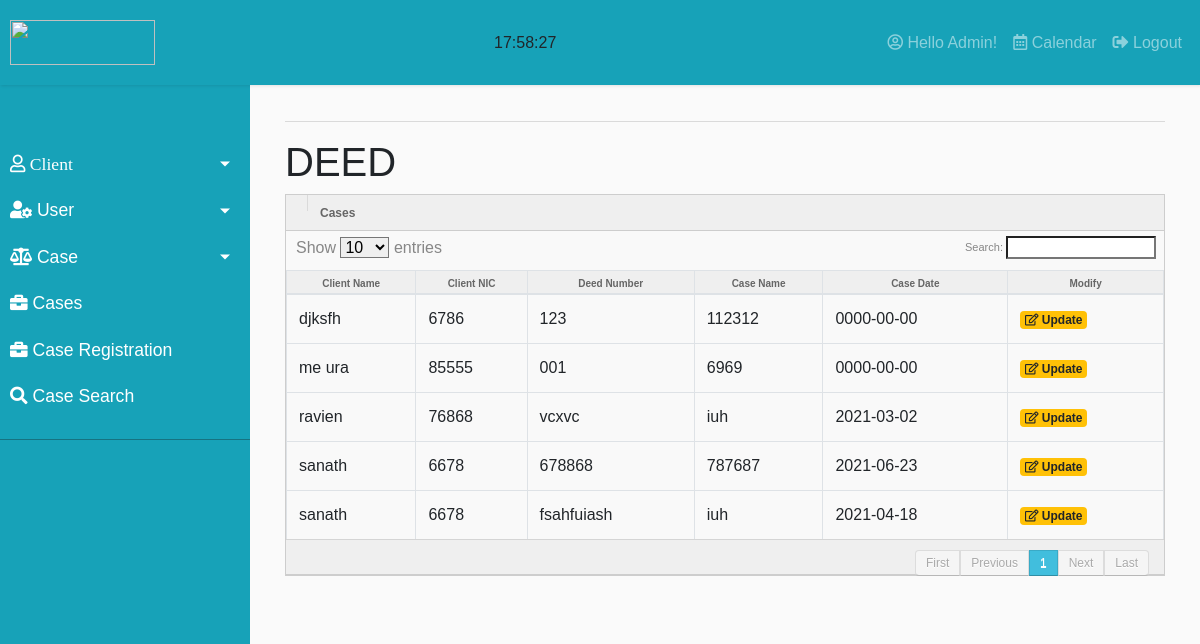
/includes/pages/caseType.php?caseType=deed (signed in), run on the app's committed database.
### tables this page shows
CREATE TABLE `casedetails` (
  `case_id` int(11) NOT NULL,
  `client_fk` int(11) NOT NULL,
  `case_name` varchar(500) NOT NULL,
  `case_number` varchar(500) NOT NULL,
  `case_sectionNumber` varchar(500) NOT NULL,
  `case_court` varchar(500) NOT NULL,
  `case_decision` varchar(500) NOT NULL,
  `case_type` varchar(500) NOT NULL,
  `case_isDelete` tinyint(1) NOT NULL DEFAULT 0,
  `case_date` date NOT NULL,
  `case_dateupdateted` datetime DEFAULT current_timestamp()
);

CREATE TABLE `clientdetails` (
  `client_id` int(11) NOT NULL,
  `client_name` varchar(500) NOT NULL,
  `client_address` varchar(500) NOT NULL,
  `client_email` varchar(500) DEFAULT NULL,
  `client_nic` varchar(13) NOT NULL,
  `client_isDelete` tinyint(1) NOT NULL,
  `client_dateCreated` date NOT NULL DEFAULT current_timestamp(),
  `client_tel` int(11) NOT NULL
);

### includes/pages/caseType.php (the view, shortened to what this page needs)
<?php require('../connection.php'); ?>
<!DOCTYPE html>
<html lang="en">
<?php
$template = new template();
$template->getHeader('Cases');
$caseType = strtoupper($_GET['caseType']);
$casetype = $_GET['caseType'];
$user_list = '';
$query = "SELECT * FROM clientdetails,casedetails WHERE clientdetails.client_isDelete=0 AND  casedetails.case_isDelete=0 AND clientdetails.client_id=casedetails.client_fk AND casedetails.case_type='$caseType'";
$users = mysqli_query($connection, $query);
while ($user = mysqli_fetch_assoc($users)) {
    $user_list .= "<tr>";
    $user_list .= "<td>{$user['client_name']}</td>";
    $user_list .= "<td>{$user['client_nic']}</td>";
    $user_list .= "<td>{$user['case_number']}</td>";
    $user_list .= "<td>{$user['case_name']}</td>";
    $user_list .= "<td>{$user['case_date']}</td>";
    $user_list .= "<td><a href=\"".BASE_URL."includes/pages/caseUpdate.php?clientId={$user['client_id']}&caseId={$user['case_id']}&caseType={$caseType}&resultTemplate=single&from=caseType\" class=\"badge badge-warning\"><i class=\"far fa-edit\"></i> Update</a></td>";
    $user_list .= "</tr>";
}
?>
<link rel="stylesheet" href="../../css/matrix-style.css">
<body onload="startTime()">
  <?php $template->getNavBar('main');
  $template->getSideBar(); ?>
  <div id="content">
    <div class="container-fluid">
      <hr>
      <div class="row-fluid">
        <div class="span12">
          <h1><?php echo $caseType; ?></h1>
          <div class="widget-box">
            <div class="widget-title"> <span class="icon"><i class="icon-th"></i></span>
            <h5>Cases</h5>
            </div>
            <div class="widget-content nopadding">
              <table class="table table-bordered data-table">
                <thead>
                  <tr>
                    <th>Client Name</th>
                    <th>Client NIC</th>
                    <?php
                    if ($casetype == 'deed') {
                      echo '<th>Deed Number</th>';
                    } else {
                      echo '<th>Case Number</th>';
                    }
                    ?>
                    <th>Case Name</th>
                    <th>Case Date</th>
                    <th>Modify</th>
                  </tr>
                </thead>
                <tbody>
                  <?php echo $user_list; ?>
                </tbody>
              </table>
            </div>
          </div>
        </div>
      </div>
    </div>
    <?php $template->getFooter(); ?>
</body>
</html>

### includes/classes.php (shortened to what this page needs)
<?php
class template
{
    public function getHeader($title, $page = 'main')
    {
        echo '
        <head>
            <meta charset="UTF-8">
            <meta name="viewport" content="width=device-width, initial-scale=1, shrink-to-fit=no">
            <meta http-equiv="X-UA-Compatible" content="ie=edge" />
            <title>' . $title . '</title>
                <link rel="stylesheet" href="' . BASE_URL . 'css/main.css">
                <link rel="stylesheet" href="' . BASE_URL . 'css/bootstrap.css">
                <link rel="stylesheet" href="' . BASE_URL . 'css/bootstrap.min.css">
                <link rel="stylesheet" href="' . BASE_URL . 'css/bootstrap-grid.css">
                <link rel="stylesheet" href="' . BASE_URL . 'css/bootstrap-grid.min.css">
                <link rel="stylesheet" href="' . BASE_URL . 'css/bootstrap-reboot.css">
                <link rel="stylesheet" href="' . BASE_URL . 'css/bootstrap-reboot.min.css">
                <link rel="stylesheet" href="' . BASE_URL . 'css/bootstrap-responsive.min.css">
                <link rel="stylesheet" href="' . BASE_URL . 'css/fontawesome-free-5.15.1-web/css/all.css">
                <link rel="stylesheet" href="' . BASE_URL . 'css/fontawesome-free-5.15.1-web/css/all.min.css">
                <link rel="stylesheet" type="text/css" media="all" href="' . BASE_URL . 'css/daterangepicker.css">
                <link rel="stylesheet" href="' . BASE_URL . 'css/sidebar.css">
                <link rel="stylesheet" href="' . BASE_URL . 'css/forms.css">
                <script src="' . BASE_URL . 'js/jquery.js"></script>
                <script src="' . BASE_URL . 'js/jquery.min.js"></script>
        </head>
        ';
    }
    public function getFooter()
    {
        echo '
        </div>
        <script>
            $(document).ready(function () {
                $(\'#sidebarCollapse\').on(\'click\', function () {
                    $(\'#sidebar\').toggleClass(\'active\');
                });
            });
        </script>
        <script>
            setTimeout(function() {
                $(\'#alert-msg\').remove();
            }, 3000);
        </script>
        <script src="' . BASE_URL . 'js/bootstrap.min.js"></script>
        <script src="' . BASE_URL . 'js/jquery.ui.custom.js"></script>
        <script src="' . BASE_URL . 'js/moment.min.js"></script>
        <script src="' . BASE_URL . 'js/popper.min.js"></script>
        ';
    }
    public function getNavBar($name)
    {
        $value = $name;
        if ($value == 'main') {
            echo "
            <nav class=\"navbar navbar-dark navbar-expand-sm bg-info\" id=\"navbar\">
                <a href=\"" . BASE_URL . "includes/pages/main.php\" class=\"navbar-brand\"><img src=\"" . BASE_URL . "img/menu.png\" style=\"width:145px;height:45px;\"></a>
                <div class=\"collapse navbar-collapse justify-content-center\" id=\"clock\">
                </div>
                    <ul class=\"navbar-nav\">
                    <li class=\"nav-item\"><a href=\"" . BASE_URL . "includes/pages/userProfile.php?userId={$_SESSION['dbId']}\" class=\"nav-link\"><i class=\"far fa-user-circle\"></i> Hello " . ucfirst($_SESSION['dbName']) . "!</a></li>
                    <li class=\"nav-item\"><a href=\"" . BASE_URL . "includes/pages/calender.php\" class=\"nav-link\"><i class=\"far fa-calendar-alt\"></i> Calendar</a></li>
                    <li class=\"nav-item\"><a class=\"nav-link\" onclick=\"logout()\"><i class=\"fas fa-sign-out-alt\"></i> Logout</a></li>
                    </ul>
            </nav>";
        }?>
    <?php }
    public function getSideBar()
    {
        echo '
        <div id="overlay">
            <div class="spinner"></div>
        </div>
        <div class="wrapper">
            <nav id="sidebar">
                <!--<div class="sidebar-header">
                    <h3>
                    </h3>
                </div>-->
                <ul class="list-unstyled components">
                    <p></p>
                    <li class="active">
                        <a href="#homeSubmenu" data-toggle="collapse" aria-expanded="false" class="dropdown-toggle"><i class="far fa-user"> Client</i></a>
                        <ul class="collapse list-unstyled" id="homeSubmenu">
                            <li>
                                <a href="' . BASE_URL . 'includes/pages/clientRegistration.php"><i class="fas fa-user-plus"></i> Client Registration</a>
                            </li>
                            <li>
                                <a href="' . BASE_URL . 'includes/pages/clientProfile.php"><i class="fas fa-users"></i> Client Profile</a>
                            </li>
                        </ul>
                    </li>
                    <li>
                        <a href="#userSubmenu" data-toggle="collapse" aria-expanded="false" class="dropdown-toggle"><i class="fas fa-user-cog"></i> User</a>
                        <ul class="collapse list-unstyled" id="userSubmenu">';
        echo '<li>
                                <a href="' . BASE_URL . 'includes/pages/userProfile.php"><i class="fas fa-users"></i> User Profile</a>
                            </li>
                        </ul>
                    </li>
                    <li>
                        <a href="#pageSubmenu" data-toggle="collapse" aria-expanded="false" class="dropdown-toggle"><i class="fas fa-balance-scale"></i> Case</a>
                                <a href="' . BASE_URL . 'includes/pages/caseType.php?caseType=deed"><i class="fab fa-deezer"></i>  Deeds</a>
                                <a href="' . BASE_URL . 'includes/pages/caseType.php?caseType=submission"><i class="fab fa-deezer"></i>  Submission</a>
                                <a href="' . BASE_URL . 'includes/pages/caseType.php?caseType=CHARGE SHEET"><i class="fab fa-deezer"></i>  Charge Sheet</a>
                                <a href="' . BASE_URL . 'includes/pages/caseType.php?caseType=estate case"><i class="fab fa-deezer"></i>  Estate Cases</a>
                                <a href="' . BASE_URL . 'includes/pages/caseType.php?caseType= URBAN CONCIL-PRADESHEEYA SABHA"><i class="fab fa-deezer"></i>  Urban Council/Pradeshiya Sabha</a>
                                <a href="' . BASE_URL . 'includes/pages/caseType.php?caseType=bail"><i class="fab fa-deezer"></i>  Bail Cases</a>
                                <a href="' . BASE_URL . 'includes/pages/caseType.php?caseType=high court"><i class="fab fa-deezer"></i>  High Court</a>
                                <a href="' . BASE_URL . 'includes/pages/caseType.php?caseType=ARBITRATION(ENTHARAWASI)"><i class="fab fa-deezer"></i>  Arbitration(entharawasi)</a>
                                <a href="' . BASE_URL . 'includes/pages/caseType.php?caseType=AGREEMENTS"><i class="fab fa-deezer"></i>  Agreements</a>
                                <a href="' . BASE_URL . 'includes/pages/caseType.php?caseType=family matters"><i class="fab fa-deezer"></i>  Family Matters</a>
                                <a href="' . BASE_URL . 'includes/pages/caseType.php?caseType=s-list"><i class="fab fa-deezer"></i>  S-List</a>
                    </li>
                    <li>
                        <a href="' . BASE_URL . 'includes/pages/cases.php"><i class="fas fa-briefcase"></i> Cases</a>
                    </li>
                    <li>
                        <a href="' . BASE_URL . 'includes/pages/caseRegistration.php"><i class="fas fa-briefcase"></i> Case Registration</a>
                    </li>
                    <li>
                        <a href="' . BASE_URL . 'includes/pages/caseSearch.php"><i class="fas fa-search"></i> Case Search</a>
                    </li>
                </ul>
                <ul class="list-unstyled CTAs">
                </ul>
            </nav>';
    }
}

### css/sidebar.css (style rules this page uses)
body { font-family: 'Poppins', sans-serif; background: #fafafa }
p { font-family: 'Poppins', sans-serif; font-size: 1.1em; font-weight: 300; line-height: 1.7em; color: #999; }
a, a:hover, a:focus { color: inherit; text-decoration: none; transition: all 0.3s; }
.navbar { padding: 15px 10px; background: #fff; border: none; border-radius: 0; margin-bottom: 0px; box-shadow: 1px 1px 3px rgba(0, 0, 0, 0.1); }
.wrapper { display: flex; width: 100%; align-items: stretch; }
#sidebar { min-width: 250px; max-width: 250px; background: #17a2b8; color: #ffffff; transition: all 0.3s; }
#sidebar ul.components { padding: 20px 0px; border-bottom: 1px solid #167381; }
#sidebar ul p { padding: 10px; font-size: 1.1em; display: block; }
#sidebar ul li a { padding: 10px; font-size: 1.1em; display: block; }
#sidebar ul li.active>a, a[aria-expanded="true"] { color: #fff; background: #17a2b8; }
a[data-toggle="collapse"] { position: relative; }
.dropdown-toggle::after { display: block; position: absolute; top: 50%; right: 20px; transform: translateY(-50%); }
ul.CTAs { padding: 20px; }
#content { width: 100%; padding: 20px; min-height: 100vh; transition: all 0.3s; }

### css/matrix-style.css (style rules this page uses)
select, textarea, input[type="text"], input[type="password"], input[type="datetime"], input[type="datetime-local"], input[type="date"], input[type="month"], input[type="time"], input[type="week"], input[type="number"], input[type="email"], input[type="url"], input[type="search"], input[type="tel"], input[type="color"], .uneditable-input, .label, .dropdown-menu, .btn, .well, .progress, .table-bordered, .btn-group > .btn:first-child, .btn-group > .btn:last-child, .btn-group > .btn:last-child, .btn-group > .dropdown-toggle, .alert { border-radius:0px; }
hr { border-top-color:#dadada; }
.widget-box { background: none repeat scroll 0 0 #F9F9F9; border-left: 1px solid #CDCDCD; border-top: 1px solid #CDCDCD; border-right: 1px solid #CDCDCD; clear: both; margin-top: 0px; margin-bottom: 40px; position: relative; }
.widget-title, .modal-header, .table th, div.dataTables_wrapper .ui-widget-header { background:#efefef; border-bottom: 1px solid #CDCDCD; height: 36px; }
.widget-title span.icon { padding: 9px 10px 7px 11px; float: left; border-right:1px solid #dadada; }
.widget-title h5 { color: #666; float: left; font-size: 12px; font-weight: bold; padding: 12px; line-height: 12px; margin: 0; }
.widget-content { padding:15px; border-bottom: 1px solid #cdcdcd; }
.table th { height: auto; font-size: 10px; padding: 5px 10px 2px; border-bottom: 0; text-align: center; color: #666666; }
.nopadding { padding: 0 !important; }
.nopadding .table { margin-bottom: 0; }
.nopadding .table-bordered { border: 0; }

### data on the page
casedetails: client_fk.client_name "sanath", client_fk.client_nic "6678", case_number "678868", case_name "787687", case_date "2021-06-23"
casedetails: client_fk.client_name "sanath", client_fk.client_nic "6678", case_number "fsahfuiash", case_name "iuh", case_date "2021-04-18"
casedetails: client_fk.client_name "ravien", client_fk.client_nic "76868", case_number "vcxvc", case_name "iuh", case_date "2021-03-02"
casedetails: client_fk.client_name "me ura", client_fk.client_nic "85555", case_number "001", case_name "6969", case_date "0000-00-00"
casedetails: client_fk.client_name "djksfh", client_fk.client_nic "6786", case_number "123", case_name "112312", case_date "0000-00-00"

### other printed values
$_SESSION['dbName'] "Admin"
$caseType "DEED"
